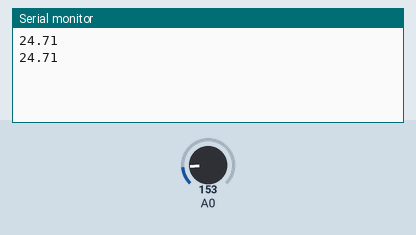
Recording of a sketch running on a simulated Arduino Uno, built with avr-gcc and run on an emulated ATmega328P. Parts: the last lines printed to the serial monitor. The inputs (shaded band) are chosen by the test bench; at power-on: A0 = 153.

Above: at 1.8 s.
1.9 s: A0 set to 165
At 2.5 s:
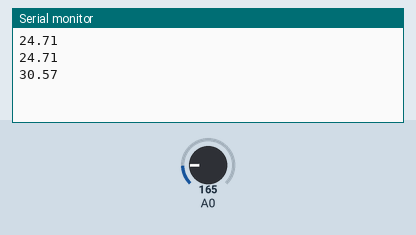
3.4 s: A0 set to 175
At 4.8 s:
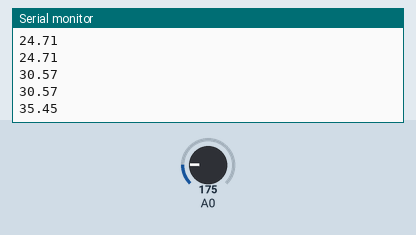
Timing chart, 0 to 6.4 s (numbered marks = the images above; inputs shaded):
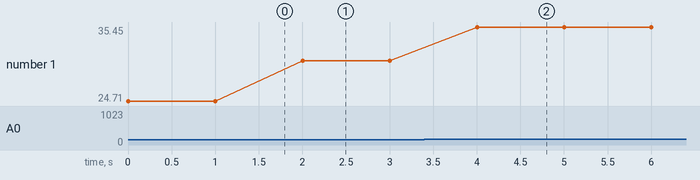

The sketch:

Temperature_Float.ino
```cpp
/*
Read TMP36 and display with float
*/

void setup() {
  // initialize serial communication at 9600 bits per second:
  Serial.begin(9600);
}

void loop() {

  // read the input on analog pin 0: notice that we are making this millivolts
  //by multiplying by 5000 instead of 5
  float theTemperature = ((float) 5000 * (float) analogRead(A0)/(float) 1024.0);

  //Calculate the temperature
  theTemperature = (theTemperature-(float) 500.0)/(float) 10.0;

  // print out the temperature in degrees C
  Serial.println(theTemperature);
  delay(1000);        // delay in between reads
}
```

Measured:
- after the input at 1.9 s, the serial monitor: prints a new line after 0.10 s (image 1)
- after the input at 3.4 s, the serial monitor: prints a new line after 0.60 s (image 2)
- plotted number 1: 24.71 → 30.57 after the input at 1.9 s, 30.57 → 35.45 after the input at 3.4 s
